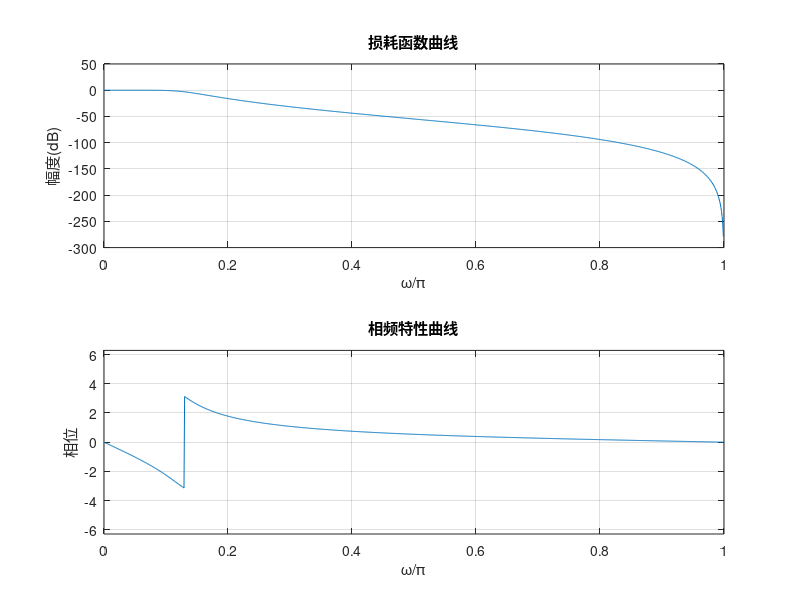

Reproduce this figure in MATLAB.
Fs=80000; T=1/Fs; 
wp=2*pi*4000/Fs; ws=2*pi*20000/Fs; rp=0.5; rs=45;
[N,wc]=buttord(wp/pi,ws/pi,rp,rs);
[B,A]=butter(N,wc);

figure;
subplot(2,1,1);
[H,w]= freqz(B,A,1000);
plot(w/pi,20*log10(abs(H)));grid on;
title('损耗函数曲线');
xlabel('\omega/\pi');
ylabel('幅度(dB)');
subplot(2,1,2);
plot(w/pi,angle(H));grid on;
title('相频特性曲线');
xlabel('\omega/\pi');
ylabel('相位');
axis([0 1 -2*pi 2*pi]);
